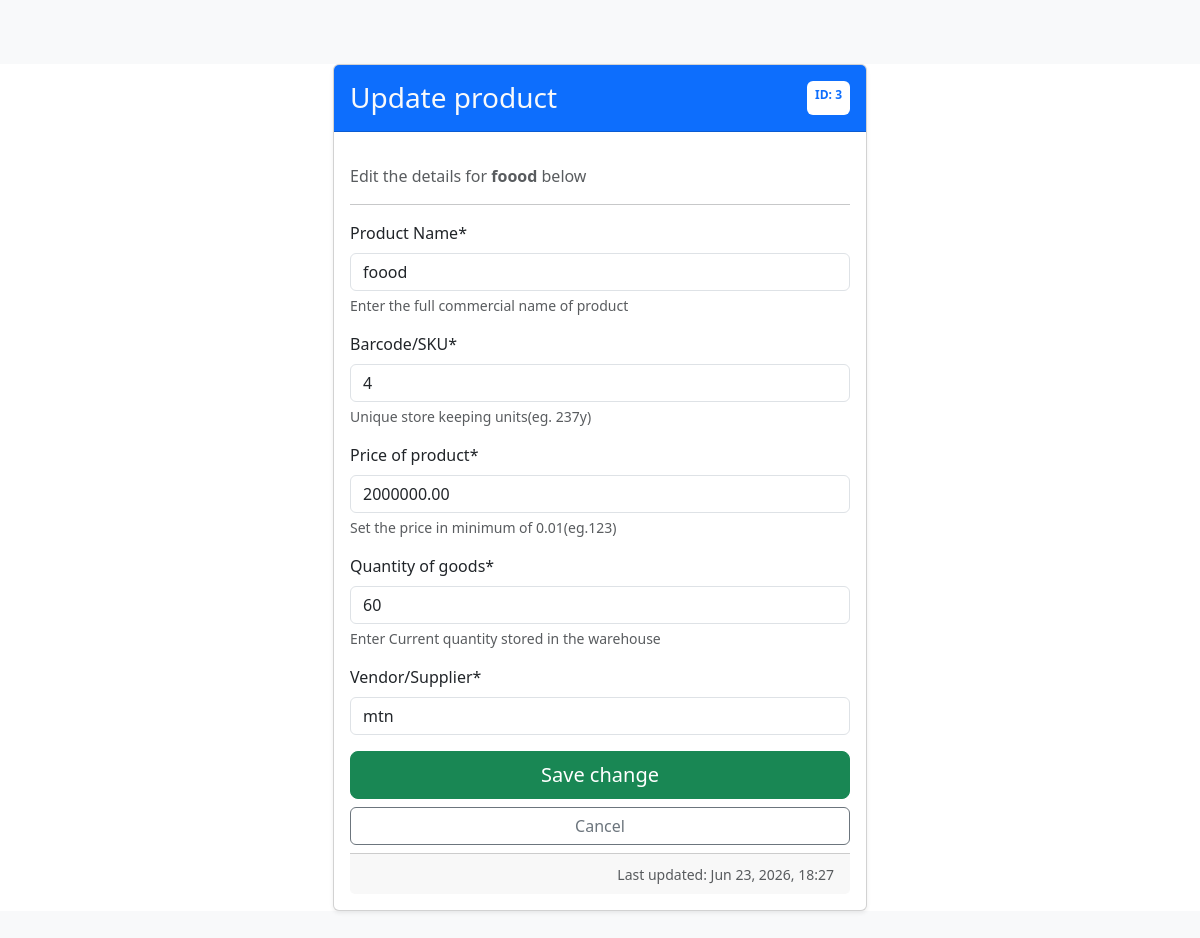
Screenshot of /update/3/ (signed in) with the database file from the repository.
### invApp/models.py (models this page shows, shortened)
class Product(models.Model):
    user = models.ForeignKey(
        settings.AUTH_USER_MODEL,
        on_delete= models.CASCADE,
        related_name= 'products'
    )
    product_id = models.BigAutoField(
        primary_key= True,
        help_text= 'Unique identifier product ID'
    )
    name = models.CharField(
        max_length= 100,
        verbose_name= 'Product',
        help_text= 'Enter the full commercial name of product'
    )
    sku = models.CharField(
        max_length= 50,
        verbose_name= 'SKU',
        help_text= 'Unique store keeping units(eg. 237y)'
    )
    price = models.DecimalField(
        decimal_places= 2,
        max_digits= 10,
        validators= [MinValueValidator(0.01)],
        help_text= 'Set the price in minimum of 0.01(eg.123)'
    )
    quantity = models.PositiveIntegerField(
        help_text= 'Enter Current quantity stored in the warehouse'
    )
    supplier = models.CharField(
        max_length= 100,
        verbose_name= 'Enter the primary vendor name'
    )
    created_at = models.DateTimeField(auto_now_add=True)
    updated_at = models.DateTimeField(auto_now=True)
    class Meta:
        ordering = ['-updated_at']
        verbose_name_plural = 'Products'
        constraints = [
            models.UniqueConstraint(fields=['user', 'sku'], name= 'unique_user_sku')
        ]

### invApp/views.py (the view)
# urls.py: path("update/<int:product_id>/", views.product_update_view, name='product_update'),
@login_required
def product_update_view(request, product_id):
    product = get_object_or_404(Product, product_id=product_id, user=request.user)
    if request.method == 'POST':
        form = ProductUserForm(request.POST, instance=product)
        if form.is_valid():
            form.save()
            messages.success(request, f"👍{product.name} has been updated successfully")
            return redirect('product_list')
        else:
            messages.error(request, "Failed Update due to incorrect Id")
    else:
        form = ProductUserForm(instance=product)
    return render(request, 'accounts/product_update.html', {'form': form,  'product': product   })

### invApp/forms.py
class ProductUserForm(forms.ModelForm):
    class Meta:
        model = Product
        fields = ['name', 'sku', 'price', 'quantity', 'supplier']
        labels = {
            'name': 'Product Name',
            'sku':  'Barcode/SKU',
            'price':  'Price of product',
            'quantity': 'Quantity of goods',
            'supplier':  'Vendor/Supplier'
        }
    widgets = {
        'name':  forms.TextInput,
        'sku':   forms.TextInput,
        'price':  forms.NumberInput,
        'quantity': forms.NumberInput,
        'supplier':  forms.TextInput
    }

### invApp/templates/accounts/product_update.html (shortened to what this page needs)
{% extends 'layout.html' %}
{% load crispy_forms_tags %}
{% block content %}
<div class="container mt-2">
    <div class="row justify-content-center">
        <div class="col-md-8 col-lg-6">
            <div class="card border-1 shadow-sm ">
                <div class="card-header d-flex justify-content-between align-item-center py-3 bg-primary ">
                    <h2 class="h3 text-light mb-0">
                        Update product
                    </h2>
                    <span class="badge text-primary bg-white p-2"> ID: {{ product.product_id}} </span>
                </div>
                <div class="card-body mt-3">
                    <p class="text-muted mb-0">
                        Edit the details for <strong>{{ product.name }}</strong> below
                    </p>
                    <hr>
                    <form method="post" action="{% url 'product_update' product.product_id %}" novalidate>
                        {{ form|crispy }}
                        <div class="d-grid gap-2 mb-2">
                            <button type="submit" class="btn btn-success btn-lg">
                                Save change
                            </button>
                            <a href="{% url 'product_list' %}" class="btn btn-outline-secondary">
                                Cancel
                            </a>
                        </div>
                    </form>
                    <div class="card-footer text-end ">
                        <small class="text-muted ">Last updated: {{ product.updated_at|date:"M d, Y, H:i" }} </small>
                    </div>
                </div>
            </div>
        </div>
    </div>
</div>
{% endblock %}

### invApp/templates/layout.html (style rules this page uses)
:root { min-height: 100vh; background-color: #f8f9fa; padding-top: 56px; padding-bottom: 56px; }

### rows the page displays
Product: product_id "3", name "foood", sku "4", price "2000000.00", quantity "60", supplier "mtn", updated_at "Jun 23, 2026, 18:27"
